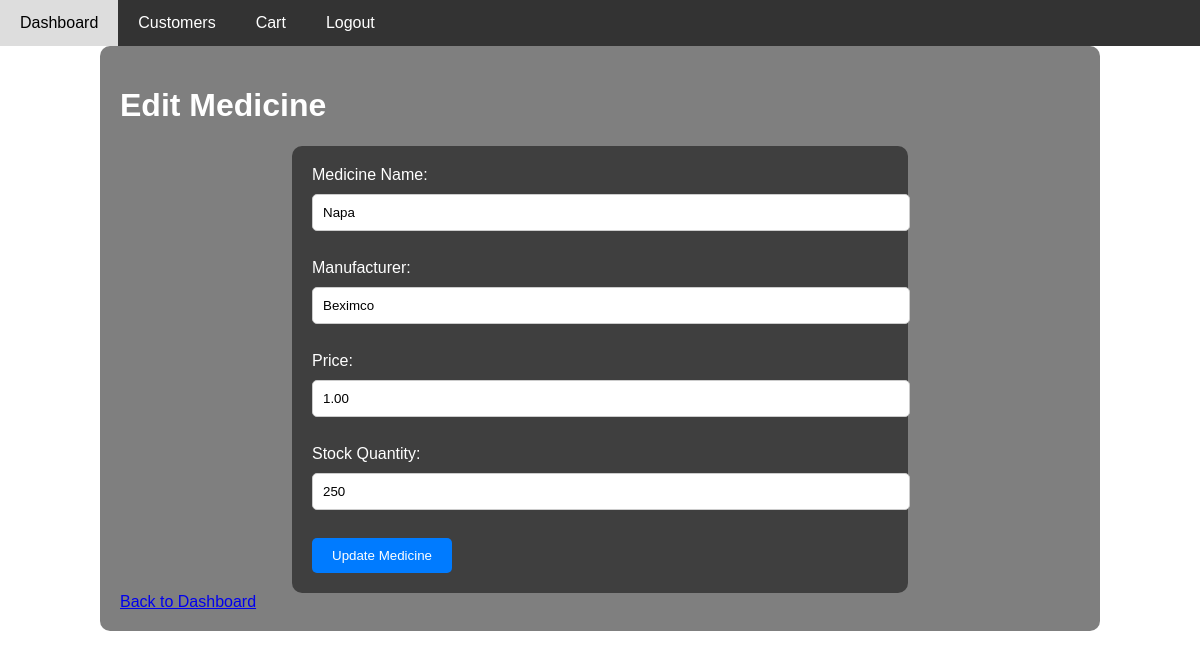
The app's page /edit_medicine.php?medicine_id=12 (signed in) with its own data.
### tables this page shows
CREATE TABLE `medicines` (
  `medicine_id` int(11) NOT NULL,
  `name` varchar(255) NOT NULL,
  `manufacturer` text DEFAULT NULL,
  `price` decimal(10,2) NOT NULL,
  `stock` int(11) NOT NULL,
  `created_at` timestamp NOT NULL DEFAULT current_timestamp(),
  `updated_at` timestamp NOT NULL DEFAULT current_timestamp() ON UPDATE current_timestamp()
);

### edit_medicine.php (the view, shortened to what this page needs)
<?php
include 'db_connect.php';
if (isset($_GET['medicine_id'])) {
    $medicine_id = $_GET['medicine_id'];
    $query = "SELECT * FROM medicines WHERE medicine_id = ?";
    $stmt = $conn->prepare($query);
    $stmt->bind_param("i", $medicine_id);
    $stmt->execute();
    $result = $stmt->get_result();
    if ($result->num_rows > 0) {
        $medicine = $result->fetch_assoc();
    } else {
        echo "Medicine not found!";
        exit();
    }
} else {
    echo "No medicine ID provided!";
    exit();
}
?>
<!DOCTYPE html>
<html lang="en">
<head>
</head>
<body>
<div class="navbar">
    <a href="dashboard.php">Dashboard</a>
    <a href="customers.php">Customers</a>
    <a href="cart.php">Cart</a>
    <a href="index.php">Logout</a>
</div>
<div class="container">
    <h1>Edit Medicine</h1>
    <form action="edit_medicine.php?medicine_id=<?php echo $medicine['medicine_id']; ?>" method="POST">
        <label for="name">Medicine Name:</label>
        <input type="text" id="name" name="name" value="<?php echo htmlspecialchars($medicine['name']); ?>" required>
        <br><br>
        <label for="manufacturer">Manufacturer:</label>
        <input type="text" id="manufacturer" name="manufacturer" value="<?php echo htmlspecialchars($medicine['manufacturer']); ?>" required>
        <br><br>
        <label for="price">Price:</label>
        <input type="number" id="price" name="price" value="<?php echo htmlspecialchars($medicine['price']); ?>" required>
        <br><br>
        <label for="stock">Stock Quantity:</label>
        <input type="number" id="stock" name="stock" value="<?php echo htmlspecialchars($medicine['stock']); ?>" required>
        <br><br>
        <button type="submit" name="edit_medicine">Update Medicine</button>
    </form>
    <a href="dashboard.php">Back to Dashboard</a>
</div>
</body>
</html>

### edit_medicine.php (style rules this page uses)
body { font-family: Arial, sans-serif; margin: 0; padding: 0; background-image: url('https://ezscrpt.com/wp-content/webp-express/webp-images/doc-root/wp-content/uploads/2018/11/AdobeStock_97410153.jpeg.webp'); background-size: cover; background-position: center; color: white; }
.container { width: 80%; margin: 0 auto; padding: 20px; background: rgba(0, 0, 0, 0.5); border-radius: 10px; }
.navbar { background-color: #333; overflow: hidden; }
.navbar a { float: left; display: block; color: white; padding: 14px 20px; text-align: center; text-decoration: none; }
form { width: 60%; margin: 0 auto; padding: 20px; background: rgba(0, 0, 0, 0.5); border-radius: 10px; }
input, textarea { width: 100%; padding: 10px; margin: 10px 0; border: 1px solid #ccc; border-radius: 5px; }
button { padding: 10px 20px; background-color: #007bff; color: white; border: none; cursor: pointer; border-radius: 5px; }

### records on screen
medicines: name "Napa", manufacturer "Beximco", price "1.00", stock "250"
